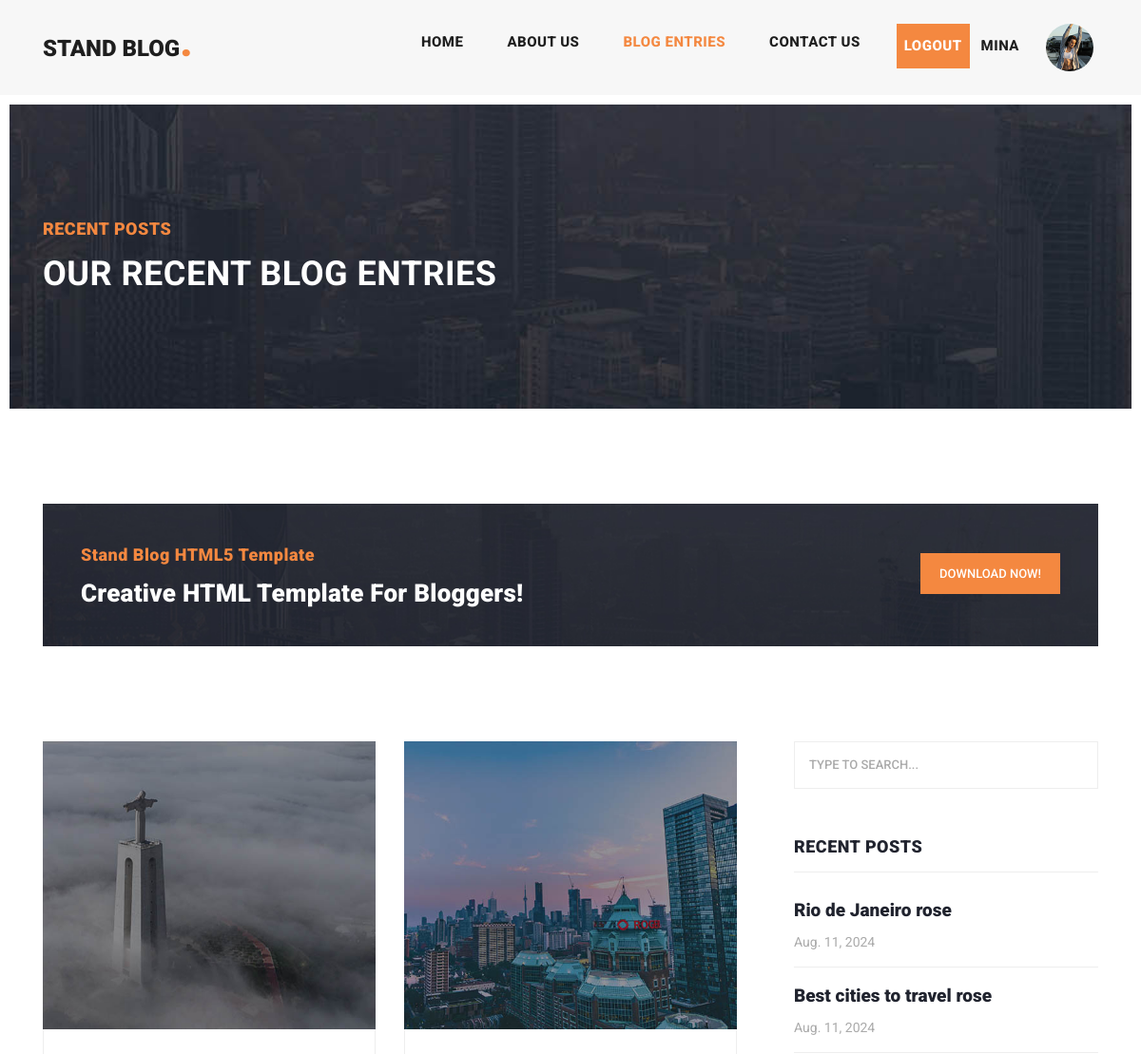
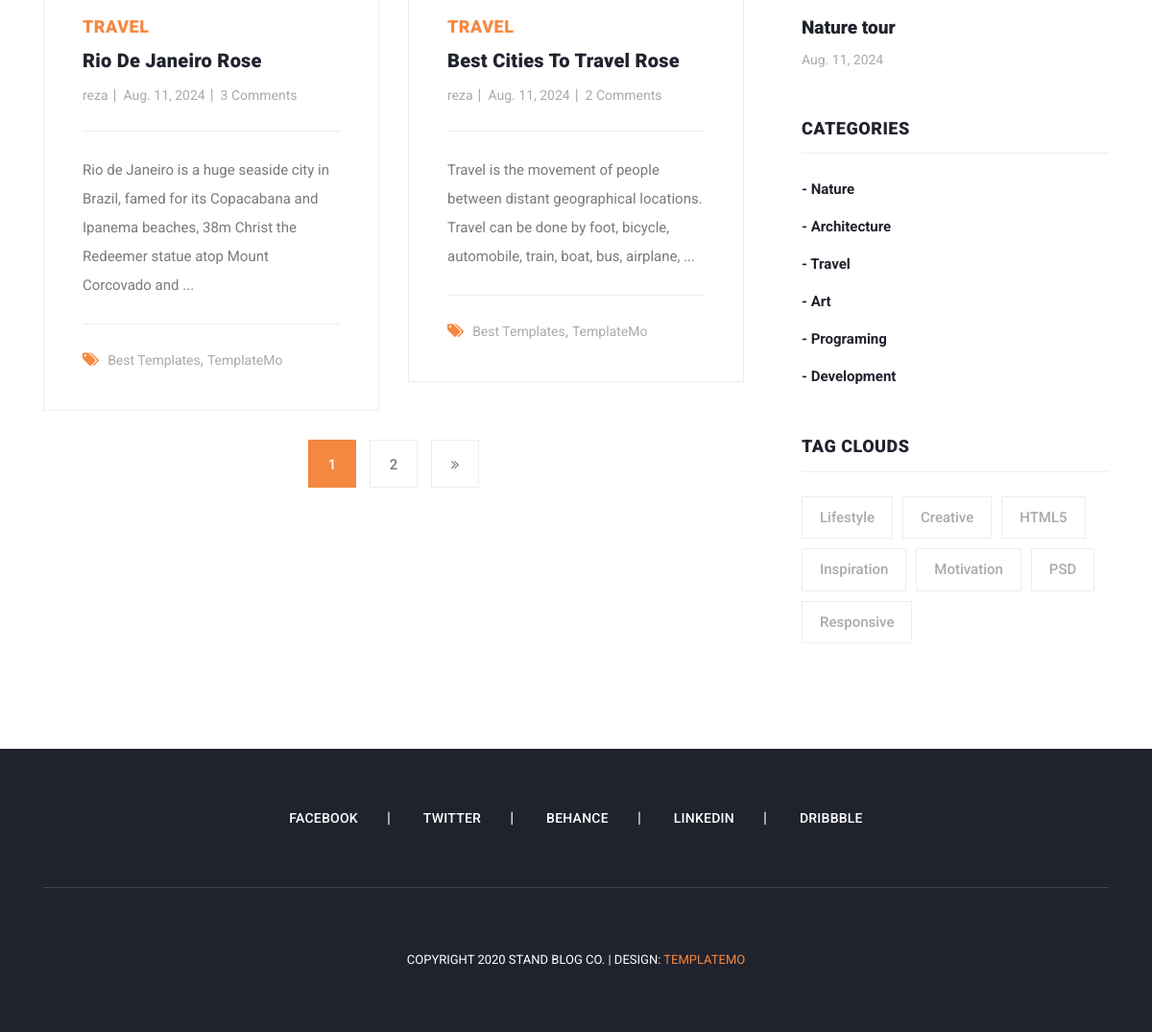
The app's page /posts/ (signed in) with its own data (2 pictures, top to bottom).
### account_app/models.py (models this page shows, shortened)
class Profile(models.Model):
    user = models.OneToOneField(User, on_delete=models.CASCADE, related_name='profile')
    national_code = models.CharField(max_length=10, null=True, blank=True)
    image = models.ImageField(upload_to='profile/img', blank=True, null=True)

### blog_app/models.py (models this page shows, shortened)
class Post(models.Model):
    author = models.ForeignKey(User, on_delete=models.CASCADE)
    title = models.CharField(max_length=100, unique_for_date='pub_date')
    category = models.ManyToManyField(Category)
    body = models.TextField()
    image = models.ImageField(upload_to='img/post')
    published = models.BooleanField(default=True)
    created = models.DateField(auto_now_add=True)
    updated = models.DateField(auto_now=True)
    pub_date = models.DateField(default=timezone.now())
    objects = ModelManager()
    class Meta:
        ordering = ('created',)
    def get_absolute_url(self):
        return reverse('blog:post_details', kwargs={'pk': self.pk})

class Category(models.Model):
    title = models.CharField(max_length=100)
    created = models.TimeField(auto_now_add=True)
    def __str__(self):
        return self.title

### blog_app/views.py (the view)
# urls.py: path('posts/', views.post_list, name='posts'),
def post_list(request):
    posts = Post.objects.all()
    paginator = Paginator(posts, 2)
    page_number = request.GET.get('page')
    try:
        objects_list = paginator.get_page(page_number)
    except PageNotAnInteger:
        objects_list = paginator.get_page(1)
    except EmptyPage:
        objects_list = paginator.get_page(paginator.num_pages)
    return render(request, template_name='blog_app/posts_list.html', context={'posts': objects_list})

### context_processors/context_processors.py (called while the page is built)
def recent_posts(request):
    return {'recent_posts': Post.objects.order_by('-created')[:3]}

def categorise(request):
    return {'categorise': Category.objects.all()}

### blog_app/templates/blog_app/posts_list.html (shortened to what this page needs)
{% extends 'base.html' %}
{% load static %}
{% block content %}
    <div class="heading-page header-text">
        <section class="page-heading">
            <div class="container">
                <div class="row">
                    <div class="col-lg-12">
                        <div class="text-content">
                            <h4>Recent Posts</h4>
                            <h2>Our Recent Blog Entries</h2>
                        </div>
                    </div>
                </div>
            </div>
        </section>
    </div>
    <section class="call-to-action">
        <div class="container">
            <div class="row">
                <div class="col-lg-12">
                    <div class="main-content">
                        <div class="row">
                            <div class="col-lg-8">
                                <span>Stand Blog HTML5 Template</span>
                                <h4>Creative HTML Template For Bloggers!</h4>
                            </div>
                            <div class="col-lg-4">
                                <div class="main-button">
                                    <a href="https://templatemo.com/tm-551-stand-blog" target="_parent">Download
                                        Now!</a>
                                </div>
                            </div>
                        </div>
                    </div>
                </div>
            </div>
        </div>
    </section>
    <section class="blog-posts grid-system">
        <div class="container">
            <div class="row">
                <div class="col-lg-8">
                    <div class="all-blog-posts">
                        <div class="row">
                            {% if posts %}
                                {% for post in posts %}
                                    <div class="col-lg-6">
                                        <div class="blog-post">
                                            <div class="blog-thumb">
                                                <img src="{{ post.image.url }}" alt="">
                                            </div>
                                            <div class="down-content">
                                                {% for cat in post.category.all %}
                                                    <span style="margin-right: 10px">{{ cat }}</span>
                                                {% endfor %}
                                                <a href="{{ post.get_absolute_url }}"><h4>{{ post.title }}</h4></a>
                                                <ul class="post-info">
                                                    <li><a href="#">{{ post.author }}</a></li>
                                                    <li><a href="#">{{ post.created }}</a></li>
                                                    <li><a href="#">{{ post.comments.count }} Comments</a></li>
                                                </ul>
                                                <p>{{ post.body|slice:':150' }} ...</p>
                                                <div class="post-options">
                                                    <div class="row">
                                                        <div class="col-lg-12">
                                                            <ul class="post-tags">
                                                                <li><i class="fa fa-tags"></i></li>
                                                                <li><a href="#">Best Templates</a>,</li>
                                                                <li><a href="#">TemplateMo</a></li>
                                                            </ul>
                                                        </div>
                                                    </div>
                                                </div>
                                            </div>
                                        </div>
                                    </div>
                                {% endfor %}
                            {% else %}
                                <h2 style="color: #f48840; font-weight: bold">Not found!</h2>
                            {% endif %}
                            {% if posts.has_other_pages %}
                                <div class="col-lg-12">
                                    <ul class="page-numbers">
                                        {% for i in posts.paginator.page_range %}
                                            {% if i == posts.number %}
                                                <li class="active"><a href="?page={{ i }}{% if request.GET.q %}&q={{ request.GET.q }}{% endif %}">{{ i }}</a>
                                                </li>
                                            {% else %}
                                                <li><a href="?page={{ i }}{% if request.GET.q %}&q={{ request.GET.q }}{% endif %}">{{ i }}</a>
                                                </li>
                                            {% endif %}
                                        {% endfor %}
                                        {% if posts.has_next %}
                                            <li><a href="?page={{ posts.next_page_number }}{% if request.GET.q %}&q={{ request.GET.q }}{% endif %}"><i
                                                    class="fa fa-angle-double-right"></i></a></li>
                                        {% endif %}
                                    </ul>
                                </div>
                            {% endif %}
                        </div>
                    </div>
                </div>
                {% include 'includes/sidebar.html' %}
            </div>
        </div>
    </section>
{% endblock %}

### templates/includes/header.html (shortened to what this page needs)
{% load static %}
<header class="">
    <nav class="navbar navbar-expand-lg">
        <div class="container">
            <a class="navbar-brand" href="/"><h2>Stand Blog<em>.</em></h2></a>
            <div class="collapse navbar-collapse" id="navbarResponsive">
                <ul class="navbar-nav ml-auto">
                    <li class="nav-item {% if request.resolver_match.url_name == "home" %}active{% endif %}">
                        <a class="nav-link" href="{% url 'home_app:home' %}">Home
                        </a>
                    </li>
                    <li class="nav-item">
                        <a class="nav-link" href="about.html">About Us</a>
                    </li>
                    <li class="nav-item {% if request.path == "/posts/" %}active{% endif %}">
                        <a class="nav-link" href="{% url 'blog:posts' %}">Blog Entries</a>
                    </li>
                    <li class="nav-item">
                        <a class="nav-link {% if request.resolver_match.url_name == 'contact_us' %}active{% endif %}"
                           href="{% url 'blog:contact_us' %}">Contact Us</a>
                    </li>
                    {% if request.user.is_authenticated %}
                        <li class="nav-item main-button">
                            <a class="nav-link" href="{% url 'account_app:logout' %}" style="color: #ffffff">Logout</a>
                            <a class="nav-link" href="{% url 'account_app:profile' %}"
                               style="background-color: #f7f7f7">{{ request.user.username }}</a>
                        </li>
                        {% if user.profile.image %}
                            <img src="{{ user.profile.image.url }}" width="50px" height="50px"
                                 style="border-radius: 50%; margin: 0 5px" alt="p_img">
                        {% else %}
                            <img src="{% static 'icon/p_image.png' %}" width="50px" height="50px"
                                 style="border-radius: 50%; margin: 0 5px" alt="p_img">
                        {% endif %}
                    {% else %}
                        <li class="nav-item main-button">
                            <a class="nav-link" href="{% url 'account_app:login' %}" style="color: #ffffff">Login</a>
                            <a class="nav-link" href="{% url 'account_app:signup' %}" style="color: #ffffff">Sign Up</a>
                        </li>
                    {% endif %}
                </ul>
            </div>
        </div>
    </nav>
</header>

### templates/includes/sidebar.html
<div class="col-lg-4">
    <div class="sidebar">
        <div class="row">
            <div class="col-lg-12">
                <div class="sidebar-item search">
                    <form id="search_form" name="gs" method="GET" action="{% url 'blog:search_posts' %}">
                        <input type="text" name="q" class="searchText"
                               placeholder="type to search..." autocomplete="on">
                    </form>
                </div>
            </div>
            <div class="col-lg-12">
                <div class="sidebar-item recent-posts">
                    <div class="sidebar-heading">
                        <h2>Recent Posts</h2>
                    </div>
                    <div class="content">
                        <ul>
                            {% for post in recent_posts %}
                                <li><a href={{ post.get_absolute_url }}>
                                    <h5>{{ post.title }}</h5>
                                    <span>{{ post.created }}</span>
                                </a></li>
                            {% endfor %}
                        </ul>
                    </div>
                </div>
            </div>
            <div class="col-lg-12">
                <div class="sidebar-item categories">
                    <div class="sidebar-heading">
                        <h2>Categories</h2>
                    </div>
                    <div class="content">
                        <ul>
                            {% for cat in categorise %}
                                <li><a href="{% url 'blog:category_details' cat.pk %}">- {{ cat.title }}</a></li>
                            {% endfor %}
                        </ul>
                    </div>
                </div>
            </div>
            <div class="col-lg-12">
                <div class="sidebar-item tags">
                    <div class="sidebar-heading">
                        <h2>Tag Clouds</h2>
                    </div>
                    <div class="content">
                        <ul>
                            <li><a href="#">Lifestyle</a></li>
                            <li><a href="#">Creative</a></li>
                            <li><a href="#">HTML5</a></li>
                            <li><a href="#">Inspiration</a></li>
                            <li><a href="#">Motivation</a></li>
                            <li><a href="#">PSD</a></li>
                            <li><a href="#">Responsive</a></li>
                        </ul>
                    </div>
                </div>
            </div>
        </div>
    </div>
</div>

### records on screen
Post: image (picture), title "Rio De Janeiro Rose", author "reza", created "Aug. 11, 2024", comments.count "3", body "Rio de Janeiro is a huge seaside city in Brazil, famed for its Copacabana and Ipanema beaches, 38m Christ the Redeemer statue atop Mount Corcovado and", title "Rio de Janeiro rose"
Category: title "TRAVEL", title "Travel"
Post: image (picture), title "Best Cities To Travel Rose", author "reza", created "Aug. 11, 2024", comments.count "2", body "Travel is the movement of people between distant geographical locations. Travel can be done by foot, bicycle, automobile, train, boat, bus, airplane,", title "Best cities to travel rose"
Post: title "Nature tour", created "Aug. 11, 2024"
Category: title "Nature"
Category: title "Architecture"
Category: title "Art"
Category: title "Programing"
Category: title "Development"

### other values on screen
{{ request.user.username }} "MINA"
{{ i }} "1"
{{ i }} "2"
